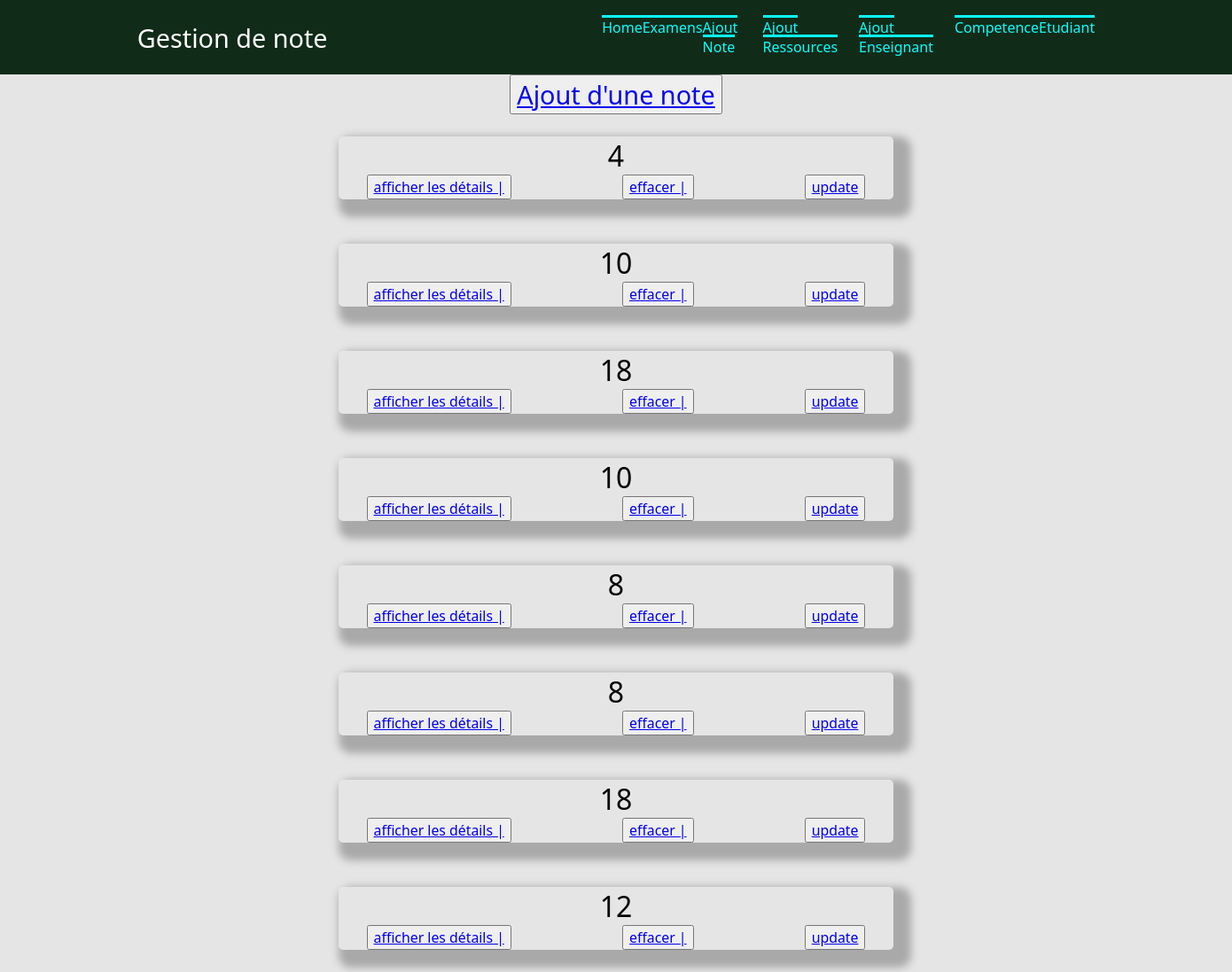
Page /note/ on the earlier database version.
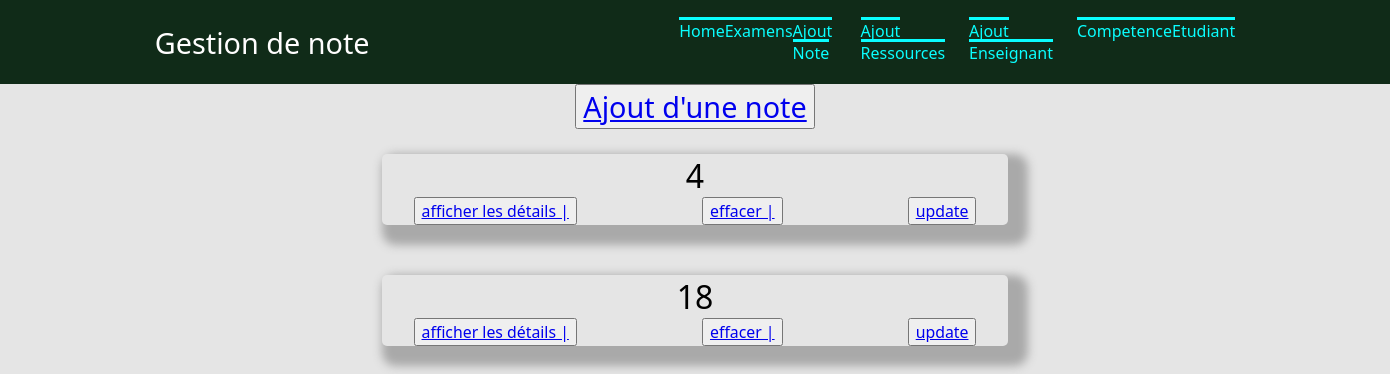
Same page on the later database version.
### gestion/models.py (models this page shows, shortened)
class Notes(models.Model):
    examens = models.ForeignKey('Examens', on_delete=models.CASCADE,null = True,)
    etudiant =models.ForeignKey('Etudiant', on_delete=models.CASCADE,null = True,)
    note =models.IntegerField(blank=False, null=True)
    appreciation =models.TextField(null=True, blank=True)

### gestion/views.py (the view)
# urls.py: path('note/', views.note),
def note(request):
    liste_note = list(models.Notes.objects.all())
    return render(request,'note/note.html',{'liste_note': liste_note})

### gestion/templates/note/note.html
{% extends "gestion/main.html" %}
{% block content %}
<h1><button name="button"><a href="/gestion/ajout_note/"> Ajout d'une note</a></button> <br></h1>
 {% for l in liste_note %}
<ul class="ul1">
<h1>   {{l.note}}</h1>
    <li class="li1">
        <button name="button"><a href="/gestion/affiche_note/{{l.id}}"> afficher les détails | </a></button> <br>
        <button name="button"><a href="/gestion/delete_note/{{l.id}}"> effacer | </a></button> <br>
<button name="button"><a href="/gestion/update_note/{{l.id}}"> update </a></button>   </li>
</ul>
  {%endfor%}
{% endblock %}

Differences in the rows shown:
removed Notes: note "10"
removed Notes: note "10"
removed Notes: note "8"
removed Notes: note "8"
removed Notes: note "18"
removed Notes: note "12"
